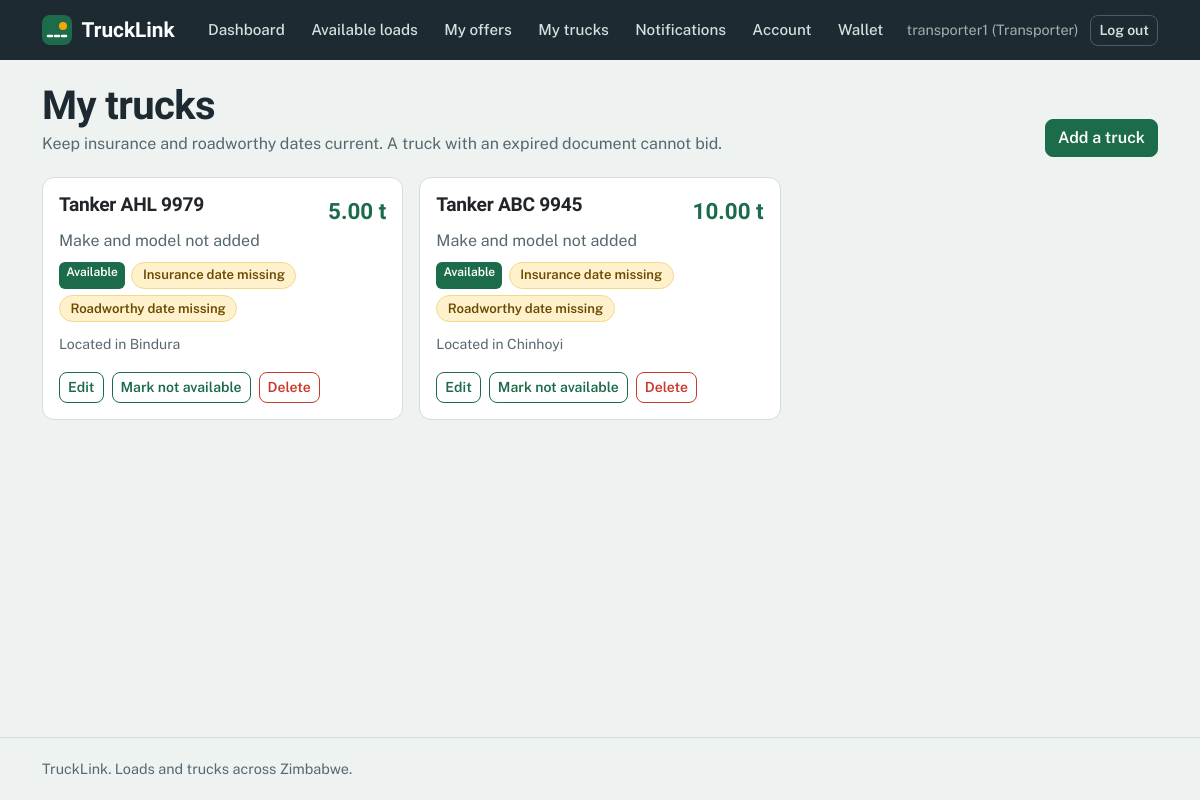
The app's page /trucks/mine/ (signed in), older data.
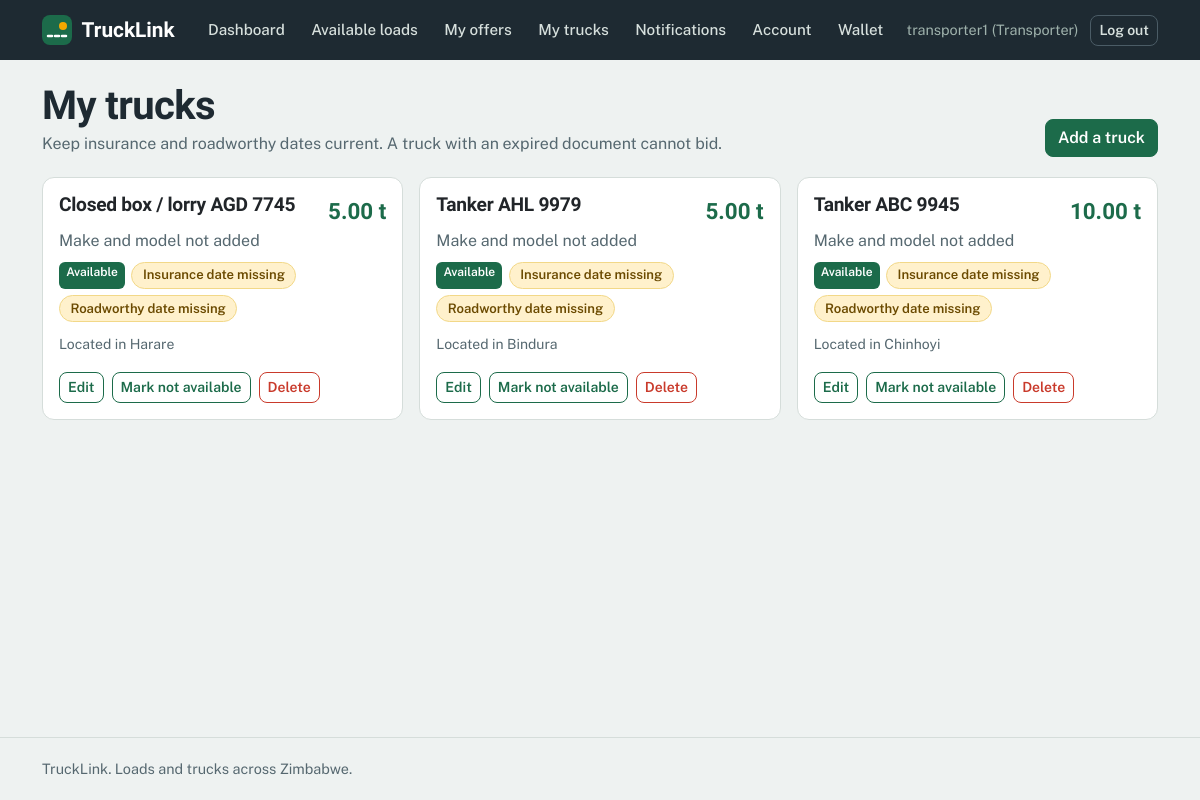
The same page, newer data.
### accounts/models.py (models this page shows, shortened)
class Profile(models.Model):
    ROLE_CHOICES = [
        ('shipper', 'Shipper (I have loads)'),
        ('transporter', 'Transporter (I have trucks)'),
    ]
    user = models.OneToOneField(settings.AUTH_USER_MODEL, on_delete=models.CASCADE)
    role = models.CharField(max_length=20, choices=ROLE_CHOICES)
    phone = models.CharField(max_length=20, blank=True)
    both_roles = models.BooleanField(default=False)

### trucks/models.py (models this page shows, shortened)
class Truck(models.Model):
    TYPE_CHOICES = [
        ('flatbed', 'Flatbed'),
        ('tipper', 'Tipper'),
        ('tanker', 'Tanker'),
        ('refrigerated', 'Refrigerated'),
        ('box', 'Closed box / lorry'),
        ('lowbed', 'Lowbed'),
    ]
    owner = models.ForeignKey(settings.AUTH_USER_MODEL, on_delete=models.CASCADE,
                              related_name='trucks')
    truck_type = models.CharField(max_length=20, choices=TYPE_CHOICES)
    capacity_tonnes = models.DecimalField(max_digits=6, decimal_places=2)
    registration_number = models.CharField(max_length=20)
    make = models.CharField(max_length=50, blank=True, default='')
    vehicle_model = models.CharField(max_length=50, blank=True, default='')
    year = models.PositiveSmallIntegerField(null=True, blank=True)
    axle_configuration = models.CharField(max_length=20, blank=True, default='')
    volume_cbm = models.DecimalField(max_digits=7, decimal_places=2, null=True, blank=True)
    current_location = models.CharField(max_length=100)
    heading_to = models.CharField(max_length=100, blank=True)
    available_from = models.DateField(null=True, blank=True)
    insurance_expiry = models.DateField(null=True, blank=True)
    roadworthy_expiry = models.DateField(null=True, blank=True)
    is_available = models.BooleanField(default=True)
    created_at = models.DateTimeField(auto_now_add=True)
    @staticmethod
    def _expired(day):
        return day is not None and day < timezone.localdate()
    @property
    def insurance_expired(self):
        return self._expired(self.insurance_expiry)
    @property
    def roadworthy_expired(self):
        return self._expired(self.roadworthy_expiry)

### trucks/views.py (the view)
# urls.py: path('mine/', views.my_trucks, name='my_trucks'),
@login_required
def my_trucks(request):
    if _role(request.user) != 'transporter':
        return redirect('home')
    trucks = Truck.objects.filter(owner=request.user).order_by('-created_at')
    return render(request, 'trucks/my_trucks.html', {'trucks': trucks})

### accounts/templatetags/notify_tags.py (called while the page is built)
@register.simple_tag
def unread_count(user):
    if not user.is_authenticated:
        return 0
    return user.notifications.filter(is_read=False).count()

### trucks/views.py (called while the page is built)
def _role(user):
    profile = getattr(user, 'profile', None)
    return profile.role if profile else None

### trucks/templates/trucks/my_trucks.html (shortened to what this page needs)
{% extends 'base.html' %}
{% block content %}
<div class="page-head d-flex justify-content-between align-items-end flex-wrap gap-2">
  <div>
    <h1>My trucks</h1>
    <p class="muted mb-0">Keep insurance and roadworthy dates current. A truck with an expired document cannot bid.</p>
  </div>
  <a href="{% url 'add_truck' %}" class="btn btn-primary">Add a truck</a>
</div>
<div class="row g-3">
  {% for t in trucks %}
  <div class="col-12 col-md-6 col-xl-4">
    <article class="card h-100">
      <div class="card-body d-flex flex-column">
        <div class="d-flex justify-content-between align-items-start">
          <h2 class="load-title">{{ t.get_truck_type_display }} {{ t.registration_number }}</h2>
          <span class="cap">{{ t.capacity_tonnes }} t</span>
        </div>
        <p class="mb-2 muted">{% if t.make %}{{ t.make }} {{ t.vehicle_model }} {{ t.year|default:"" }}{% else %}Make and model not added{% endif %}</p>
        <div class="chips">
          {% if t.is_available %}<span class="badge bg-success">Available</span>{% else %}<span class="badge bg-secondary">Not available</span>{% endif %}
          {% if t.insurance_expired %}<span class="chip chip-urgent">Insurance expired</span>
          {% elif not t.insurance_expiry %}<span class="chip chip-warn">Insurance date missing</span>
          {% else %}<span class="chip chip-ok">Insurance to {{ t.insurance_expiry|date:"d M Y" }}</span>{% endif %}
          {% if t.roadworthy_expired %}<span class="chip chip-urgent">Roadworthy expired</span>
          {% elif not t.roadworthy_expiry %}<span class="chip chip-warn">Roadworthy date missing</span>
          {% else %}<span class="chip chip-ok">Roadworthy to {{ t.roadworthy_expiry|date:"d M Y" }}</span>{% endif %}
        </div>
        <p class="mb-3 small muted">Located in {{ t.current_location }}</p>
        <div class="d-flex flex-wrap gap-2 mt-auto">
          <a href="{% url 'edit_truck' t.pk %}" class="btn btn-sm btn-outline-primary">Edit</a>
          <form method="post" action="{% url 'toggle_truck' t.pk %}">
            {% csrf_token %}<button class="btn btn-sm btn-outline-primary">{% if t.is_available %}Mark not available{% else %}Mark available{% endif %}</button>
          </form>
          <form method="post" action="{% url 'delete_truck' t.pk %}" onsubmit="return confirm('Delete this truck?');">
            {% csrf_token %}<button class="btn btn-sm btn-outline-danger">Delete</button>
          </form>
        </div>
      </div>
    </article>
  </div>
  {% empty %}
  <div class="col-12"><div class="empty">You have no trucks yet. <a href="{% url 'add_truck' %}">Add your first truck</a> to start bidding on loads.</div></div>
  {% endfor %}
</div>
{% endblock %}

### accounts/templates/base.html (shortened to what this page needs)
{% load notify_tags %}
<!DOCTYPE html>
<html lang="en">
<head>
  <link href="https://cdn.jsdelivr.net/npm/bootstrap@5.3.3/dist/css/bootstrap.min.css" rel="stylesheet">
</head>
<body>
  {% unread_count user as unread %}
  <header class="topbar">
    <div class="container topbar-inner">
      <a href="{% url 'home' %}" class="brand">
        <svg width="30" height="30" viewBox="0 0 30 30" aria-hidden="true"><rect width="30" height="30" rx="8" fill="#1C6B4A"/><path d="M6 21 L24 21" stroke="#fff" stroke-width="2.5" stroke-dasharray="4 3" stroke-linecap="round"/><circle cx="21" cy="11" r="4" fill="#F5A800"/></svg>
        <span>TruckLink</span>
      </a>
      <nav class="navlinks" aria-label="Main">
        {% if user.is_authenticated %}
          <a class="navlink" href="{% url 'dashboard' %}">Dashboard</a>
          {% if user.profile.role == 'shipper' %}
            <a class="navlink" href="{% url 'truck_list' %}">Available trucks</a>
            <a class="navlink" href="{% url 'post_load' %}">Post a load</a>
            <a class="navlink" href="{% url 'my_loads' %}">My loads</a>
          {% elif user.profile.role == 'transporter' %}
            <a class="navlink" href="{% url 'load_list' %}">Available loads</a>
            <a class="navlink" href="{% url 'my_offers' %}">My offers</a>
            <a class="navlink" href="{% url 'my_trucks' %}">My trucks</a>
          {% else %}
            <a class="navlink" href="{% url 'load_list' %}">Loads</a>
            <a class="navlink" href="{% url 'truck_list' %}">Trucks</a>
          {% endif %}
          <a class="navlink" href="{% url 'notifications' %}">Notifications{% if unread %}<span class="count">{{ unread }}</span>{% endif %}</a>
          <a class="navlink" href="{% url 'account' %}">Account</a>
                    <a class="navlink" href="{% url 'wallet_home' %}">Wallet</a>
          <span class="userchip">{{ user.username }}{% if user.profile %} ({{ user.profile.role|title }}){% endif %}</span>
          <form method="post" action="{% url 'logout' %}" class="d-inline">
            <button type="submit" class="btn btn-sm btn-nav">Log out</button>
          </form>
        {% else %}
          <a class="navlink" href="{% url 'login' %}">Log in</a>
          <a class="btn btn-sm btn-warning" href="{% url 'register' %}">Register</a>
        {% endif %}
      </nav>
    </div>
  </header>
  <main id="main">
    <div class="container">
      {% block content %}{% endblock %}
    </div>
  </main>
  <footer class="footer">
    <div class="container">TruckLink. Loads and trucks across Zimbabwe.</div>
  </footer>
</body>
</html>

### accounts/templates/base.html (style rules this page uses)
:root { --asphalt:#1E2A32; --mist:#EEF2F1; --paper:#FFFFFF; --msasa:#1C6B4A; --msasa-dark:#14513A; --msasa-tint:#E1F0E9; --amber:#F5A800; --amber-tint:#FFF1CC; --brake:#C93A2B; --brake-tint:#FBE5E1; --line:#D5DDDA; --muted:#566870; --bs-primary-rgb:28,107,74; --bs-success-rgb:28,107,74; --bs-warning-rgb:245,168,0; --bs-danger-rgb:201,58,43; --bs-secondary-rgb:86,104,112; }
body { font-family:'Public Sans',system-ui,-apple-system,'Segoe UI',sans-serif; background:var(--mist); color:var(--asphalt); line-height:1.55; min-height:100vh; display:flex; flex-direction:column; }
main { flex:1; }
h1,h2,h3,h4,.display-font { font-family:'Bricolage Grotesque','Public Sans',sans-serif; font-weight:700; letter-spacing:-.015em; line-height:1.1; }
main h1 { margin-top:1.5rem; }
a { color:var(--msasa); }
.muted { color:var(--muted); }
.topbar { background:var(--asphalt); color:#fff; }
.topbar-inner { display:flex; align-items:center; justify-content:space-between; gap:1rem; padding-top:.75rem; padding-bottom:.75rem; }
.brand { display:flex; align-items:center; gap:.6rem; color:#fff; text-decoration:none; font-family:'Bricolage Grotesque',sans-serif; font-weight:700; font-size:1.3rem; }
.navlinks { display:flex; align-items:center; gap:.25rem; flex-wrap:wrap; justify-content:flex-end; }
.navlink { color:#D7E0DD; text-decoration:none; padding:.4rem .7rem; border-radius:8px; font-weight:500; font-size:.95rem; }
.userchip { color:#9FB2AC; font-size:.9rem; padding:0 .5rem; }
.btn { border-radius:8px; font-weight:600; }
.btn-primary, .btn-success { --bs-btn-color:#fff; --bs-btn-bg:#1C6B4A; --bs-btn-border-color:#1C6B4A; --bs-btn-hover-color:#fff; --bs-btn-hover-bg:#14513A; --bs-btn-hover-border-color:#14513A; --bs-btn-active-color:#fff; --bs-btn-active-bg:#14513A; --bs-btn-active-border-color:#14513A; }
.btn-outline-primary { --bs-btn-color:#1C6B4A; --bs-btn-border-color:#1C6B4A; --bs-btn-hover-color:#fff; --bs-btn-hover-bg:#1C6B4A; --bs-btn-hover-border-color:#1C6B4A; --bs-btn-active-color:#fff; --bs-btn-active-bg:#14513A; --bs-btn-active-border-color:#14513A; }
.btn-outline-danger { --bs-btn-color:#C93A2B; --bs-btn-border-color:#C93A2B; --bs-btn-hover-color:#fff; --bs-btn-hover-bg:#C93A2B; --bs-btn-hover-border-color:#C93A2B; }
.btn-nav { --bs-btn-color:#D7E0DD; --bs-btn-border-color:#4B5C66; --bs-btn-hover-color:#fff; --bs-btn-hover-bg:rgba(255,255,255,.1); --bs-btn-hover-border-color:#9FB2AC; --bs-btn-active-color:#fff; --bs-btn-active-bg:rgba(255,255,255,.15); }
.card { border:1px solid var(--line); border-radius:12px; background:var(--paper); box-shadow:none; }
.badge { border-radius:6px; font-weight:600; padding:.35em .6em; }
.page-head { margin:1.5rem 0 1.25rem; }
.page-head h1 { font-size:clamp(1.75rem,4vw,2.5rem); margin:0 0 .25rem; }
.load-title { font-size:1.2rem; margin:0 0 .75rem; }
.cap { font-family:'Bricolage Grotesque',sans-serif; font-size:1.4rem; font-weight:700; color:var(--msasa); }
.chips { display:flex; flex-wrap:wrap; gap:.4rem; margin-bottom:.75rem; }
.chip { display:inline-block; border:1px solid var(--line); border-radius:999px; padding:.15rem .65rem; font-size:.82rem; font-weight:600; background:#fff; }
.chip-warn { border-color:#F2D888; color:#6B4A00; background:var(--amber-tint); }
.footer { border-top:1px solid var(--line); color:var(--muted); padding:1.25rem 0; margin-top:2rem; font-size:.9rem; }

Row changes from the older to the newer data that the page shows:
added Truck: truck_type "Closed box / lorry", registration_number "AGD 7745", capacity_tonnes "5.00", make "Make and model not added", is_available "Available", shows "Insurance date missing", shows "Roadworthy date missing", current_location "Harare"
